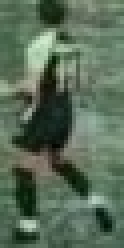
#> input picture homography-analysis-master/78.jpg, 31 x 62 px (shown 4 times larger); the run also reads 1 picture not shown here
$ python 'teamcolors copy.py'
#> lines starting #> are read from the running program, lines starting #| are printed output that depends on the picture; after the words box and inside, x2 and y2 are one past the last pixel; in counts of white or black regions, pixels touching at a corner belong together
#> further down, image2 is the input picture: shape (62, 31, 3); mean B, G, R 87.7, 107.7, 88.6
import cv2
import numpy as np
import json
from sklearn.cluster import KMeans
import matplotlib.pyplot as plt


class TeamAssigner:
    def __init__(self):
        self.team_colors = {}
        self.player_team_dict = {}

    def get_clustering_model(self, image):
        image_2d = image.reshape(-1, 3)
        kmeans = KMeans(n_clusters=2, init="k-means++", n_init=1)
        kmeans.fit(image_2d)
        return kmeans

    def get_player_color(self, image):
        # Crop top-half of the image
        top_half_image = image[0:int(image.shape[0] / 2), :]

        # Perform clustering
        kmeans = self.get_clustering_model(top_half_image)
        labels = kmeans.labels_.reshape(top_half_image.shape[0], top_half_image.shape[1])

        # Find the player cluster (non-background)
        corner_clusters = [
            labels[0, 0],
            labels[0, -1],
            labels[-1, 0],
            labels[-1, -1],
        ]
        non_player_cluster = max(set(corner_clusters), key=corner_clusters.count)
        player_cluster = 1 - non_player_cluster

        # Return the player cluster color
        return kmeans.cluster_centers_[player_cluster]

    def assign_team_color(self, cropped_images):
        player_colors = []
        fig, axes = plt.subplots(1, len(cropped_images) + 1, figsize=(15, 5))

        for idx, img in enumerate(cropped_images):
            player_color = self.get_player_color(img)
            player_colors.append(player_color)

            # Show the extracted player color side by side
            axes[idx].imshow([[player_color / 255]])
            axes[idx].set_title(f"Player {idx + 1} Color")
            axes[idx].axis("off")
#> this loop made 2 passes
#> (corner_clusters in get_player_color, non_player_cluster in get_player_color, player_cluster in get_player_color, player_color) on passes 1 to 2: ([0, 0, 0, 1], 0, 1, [203.9, 203.9, 185.6]), ([0, 0, 0, 0], 0, 1, [33.92, 50.28, 36.65])
#> pass 2, in get_player_color (call 2), `top_half_image = image[0:int(image.shape[0] / 2), :]`:
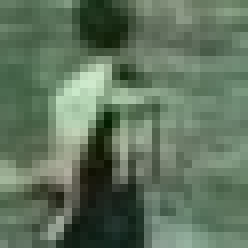
#> top_half_image: shape (31, 31, 3) (shown 8 times larger); mean B, G, R 93.9, 115.1, 95.7
#> pass 2, in get_player_color (call 2), `labels = kmeans.labels_.reshape(top_half_image.shape[0], top_half_imag..`:
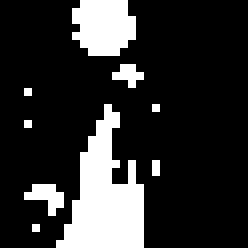
#> labels: shape (31, 31) int32 (shown 8 times larger); values 0 (black) and 1 (white), 18.5% white; 9 white regions (7 under 20 px), largest, box (x1, y1, x2, y2) and area: (7, 13, 18, 31) 108, (9, 0, 17, 7) 46
#> after the loop, player_colors = [[203.9, 203.9, 185.6], [33.92, 50.28, 36.65]]

        # Cluster player colors into two teams
        kmeans = KMeans(n_clusters=2, init="k-means++", n_init=10)
        kmeans.fit(player_colors)

        self.team_colors[1] = kmeans.cluster_centers_[0]
        self.team_colors[2] = kmeans.cluster_centers_[1]

        # Show team colors side by side
        axes[-1].imshow([[self.team_colors[1] / 255, self.team_colors[2] / 255]])
        axes[-1].set_title("Assigned Team Colors")
        axes[-1].axis("off")

        # Display the combined figure
        plt.tight_layout()
        plt.show()
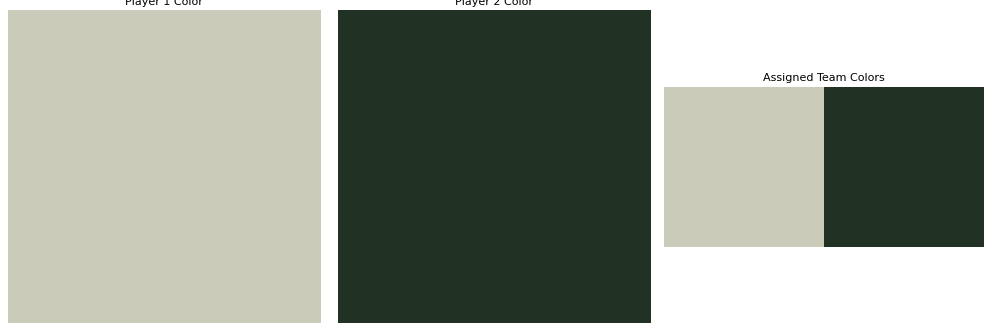
#> figure drawn by matplotlib, 3 panels

    def save_team_colors(self, filename):
        """Save team colors to a JSON file."""
        data = {
            "team_colors": {
                "team_1": self.team_colors[1].tolist(),
                "team_2": self.team_colors[2].tolist()
            }
        }
        with open(filename, 'w') as f:
            json.dump(data, f, indent=4)
        print(f"Team colors saved to {filename}")


# Initialize TeamAssigner
team_assigner = TeamAssigner()

# Load cropped player images
image1 = cv2.imread('67.jpg')  # Replace with the path to the first cropped image
image2 = cv2.imread('78.jpg')  # Replace with the path to the second cropped image

# Assign team colors using the two cropped images
team_assigner.assign_team_color([image1, image2])

# Save team colors to a file
team_assigner.save_team_colors("team_colors.json")

# Retrieve and print team colors
print(f"Team 1 Color (RGB): {team_assigner.team_colors[1]}")
print(f"Team 2 Color (RGB): {team_assigner.team_colors[2]}")
